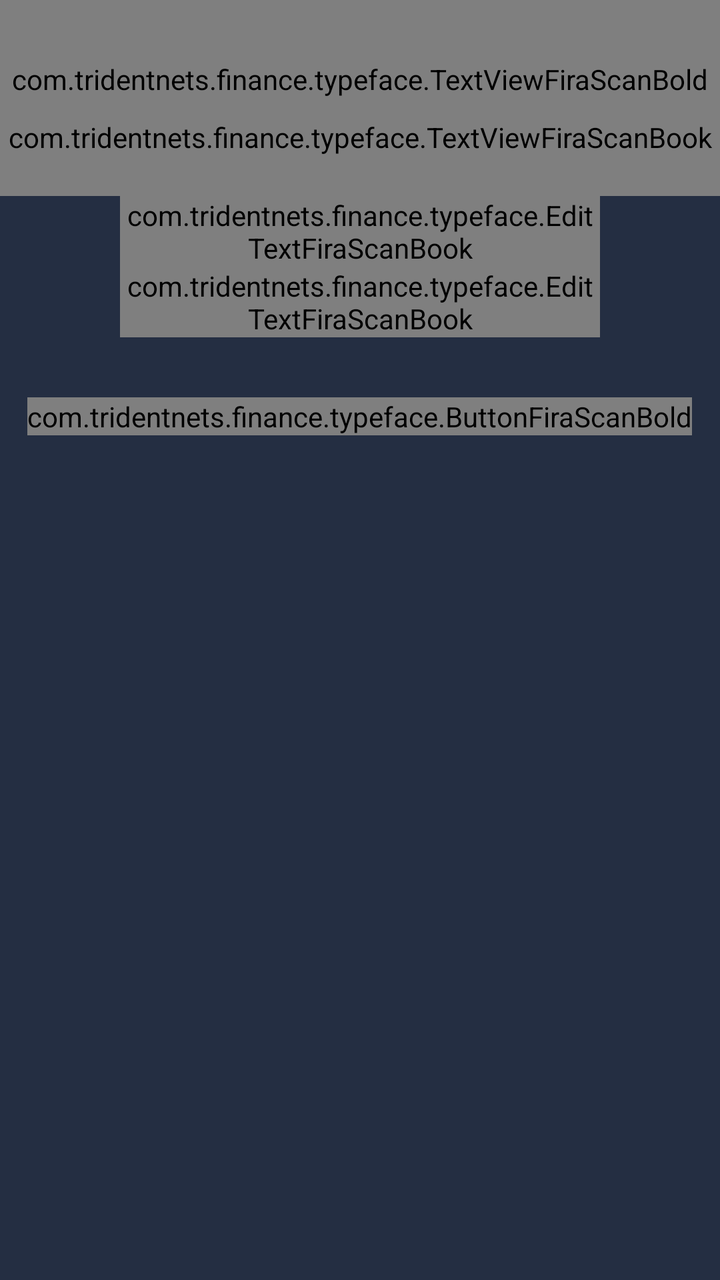
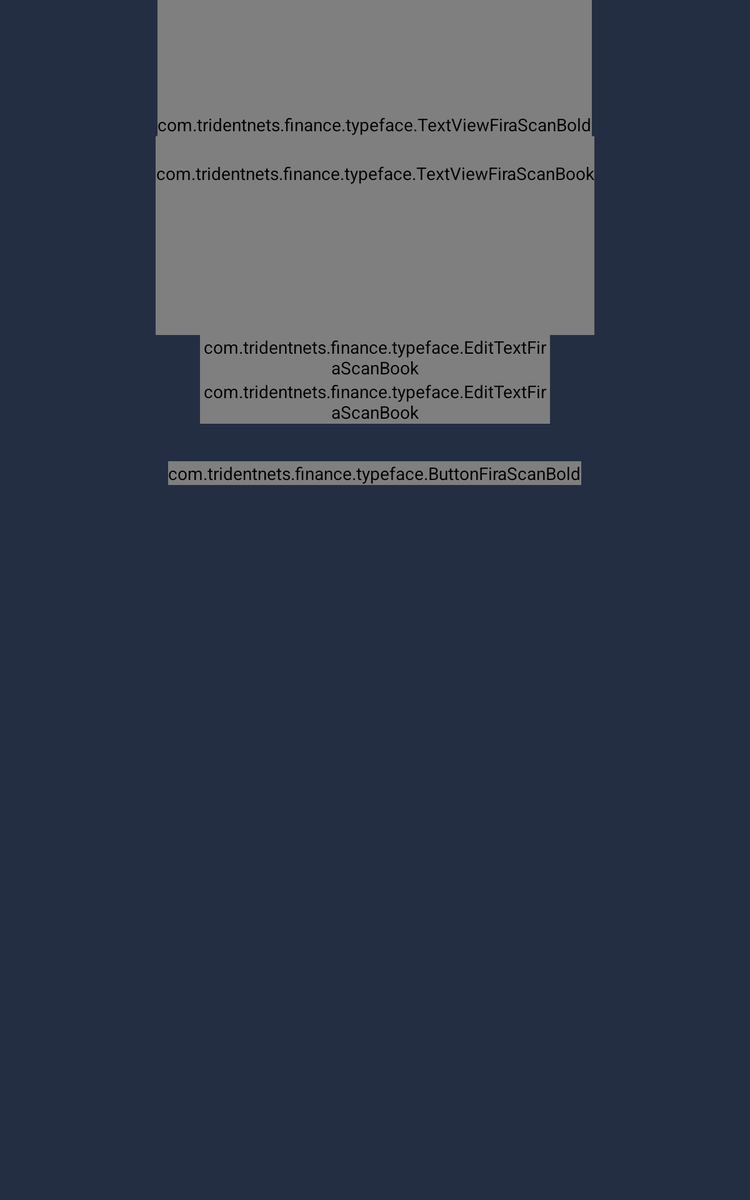

Two renders of one Android screen. The first uses the default layout on a phone; the second uses the alternative layout the repository ships for a different screen configuration, on a matching device. The two XML files are below.
<!-- AndroidManifest.xml: activity theme AppTheme.NoActionBar -->
<!-- res/layout/activity_org_create_next_step.xml -->
<?xml version="1.0" encoding="utf-8"?>
<LinearLayout xmlns:android="http://schemas.android.com/apk/res/android"
    xmlns:app="http://schemas.android.com/apk/res-auto"
    xmlns:tools="http://schemas.android.com/tools"
    android:layout_width="match_parent"
    android:layout_height="match_parent"
    android:background="@color/signUpBg"
    android:orientation="vertical"
    tools:context="com.tridentnets.finance.activity.OrgCreateNextStepActivity">

    <com.tridentnets.finance.typeface.TextViewFiraScanBold
        android:id="@+id/txt_org_crt_next_step_title"
        android:layout_width="match_parent"
        android:layout_height="wrap_content"

        android:gravity="center"
        android:paddingTop="@dimen/dp30"
        android:text="Few more information to set you up"
        android:textColor="@color/white"
        android:textSize="@dimen/sp16" />

    <com.tridentnets.finance.typeface.TextViewFiraScanBook
        android:id="@+id/txt_org_crt_lable"
        android:layout_width="match_parent"
        android:layout_height="wrap_content"
        android:paddingBottom="@dimen/dp20"
        android:paddingTop="@dimen/dp10"
        android:text="@string/create_your_organization_and_invite_your_team_here"
        android:textAlignment="center"
        android:textColor="@color/white" />

    <android.support.design.widget.TextInputLayout
        android:id="@+id/txt_org_nxt_step_org_name"
        android:layout_width="match_parent"
        android:layout_height="wrap_content"
        android:layout_marginLeft="@dimen/dp60"
        android:layout_marginRight="@dimen/dp60"
        android:hint="@string/organization_name"
        android:textColorHint="@color/silver"
        android:theme="@style/TextInputLayout."
        app:hintTextAppearance="@style/TextLabel">

        <com.tridentnets.finance.typeface.EditTextFiraScanBook
            android:id="@+id/edt_org_nxt_step_org_name"
            android:layout_width="match_parent"
            android:layout_height="wrap_content"
            android:inputType="textCapSentences"
            android:singleLine="true"
            android:textColor="@color/silver"
            android:textColorHighlight="@color/silver"
            android:textColorHint="@color/silver" />
    </android.support.design.widget.TextInputLayout>

    <android.support.design.widget.TextInputLayout
        android:id="@+id/txt_org_nxt_step_subdomain"
        android:layout_width="match_parent"
        android:layout_height="wrap_content"
        android:layout_below="@+id/txt_org_nxt_step_org_name"
        android:layout_marginLeft="@dimen/dp60"
        android:layout_marginRight="@dimen/dp60"
        android:hint="@string/subdomain"

        android:theme="@style/TextInputLayout."
        app:hintTextAppearance="@style/TextLabel">

        <com.tridentnets.finance.typeface.EditTextFiraScanBook
            android:id="@+id/edt_org_nxt_step_sub_domain_name"
            android:layout_width="match_parent"
            android:layout_height="wrap_content"
            android:inputType="textCapSentences"
            android:singleLine="true"
            android:textColor="@color/silver" />
    </android.support.design.widget.TextInputLayout>

    <com.tridentnets.finance.typeface.ButtonFiraScanBold
        android:id="@+id/btn_org_nxt_step"
        android:layout_width="wrap_content"
        android:layout_height="wrap_content"
        android:layout_gravity="center"
        android:layout_marginTop="@dimen/dp30"
        android:background="@drawable/round_green_btn"
        android:text="@string/next"
        android:textColor="@color/ufogreen" />

    <RelativeLayout
        android:id="@+id/rlay_org_creation"
        android:layout_width="wrap_content"
        android:layout_height="wrap_content"
        android:layout_below="@+id/txt_org_nxt_step_subdomain"
        android:visibility="gone">

        <android.support.design.widget.TextInputLayout
            android:id="@+id/txt_org_nxt_step_city"
            android:layout_width="120dp"
            android:layout_height="wrap_content"
            android:layout_marginLeft="@dimen/dp60"
            android:gravity="center_horizontal"
            android:hint="City (optional)"
            android:textAlignment="center"
            android:theme="@style/TextInputLayout."
            app:hintTextAppearance="@style/TextLabel">

            <com.tridentnets.finance.typeface.EditTextFiraScanBook
                android:id="@+id/edt_org_nxt_step_sub_city"
                android:layout_width="match_parent"
                android:layout_height="wrap_content"
                android:singleLine="true"
                android:textColor="@color/silver" />
        </android.support.design.widget.TextInputLayout>

        <android.support.design.widget.TextInputLayout
            android:id="@+id/txt_org_nxt_step_state"
            android:layout_width="120dp"
            android:layout_height="wrap_content"
            android:layout_alignParentRight="true"
            android:layout_marginRight="@dimen/dp60"
            android:layout_toRightOf="@+id/txt_org_nxt_step_city"
            android:gravity="center_horizontal"
            android:hint="State (optional)"

            android:textAlignment="center"
            android:theme="@style/TextInputLayout."
            app:hintTextAppearance="@style/TextLabel">

            <com.tridentnets.finance.typeface.EditTextFiraScanBook
                android:id="@+id/edt_org_nxt_step_sub_state"
                android:layout_width="match_parent"
                android:layout_height="wrap_content"
                android:singleLine="true"
                android:textColor="@color/silver" />
        </android.support.design.widget.TextInputLayout>

        <android.support.design.widget.TextInputLayout
            android:id="@+id/txt_org_nxt_step_contry"
            android:layout_width="match_parent"
            android:layout_height="wrap_content"
            android:layout_below="@+id/txt_org_nxt_step_city"
            android:layout_marginLeft="@dimen/dp60"
            android:layout_marginRight="@dimen/dp60"
            android:gravity="center_horizontal"
            android:hint="Country"
            android:textAlignment="center"
            android:theme="@style/TextInputLayout."
            app:hintTextAppearance="@style/TextLabel">

            <com.tridentnets.finance.typeface.EditTextFiraScanBook
                android:id="@+id/edt_org_nxt_step_sub_country"
                android:layout_width="match_parent"
                android:layout_height="wrap_content"
                android:digits="abcdefghijklmnopqrstuvwxyzABCDEFGHIJKLMNOPQRSTUVWXYZ"
                android:inputType="textCapSentences"
                android:singleLine="true"
                android:textColor="@color/silver" />
        </android.support.design.widget.TextInputLayout>

        <android.support.design.widget.TextInputLayout
            android:id="@+id/txt_org_nxt_step_ph_code"
            android:layout_width="50dp"
            android:layout_height="wrap_content"
            android:layout_below="@+id/txt_org_nxt_step_contry"
            android:layout_marginLeft="@dimen/dp60"
            android:gravity="center_horizontal"
            android:hint="+91"
            android:textAlignment="center"
            android:theme="@style/TextInputLayout."
            app:hintTextAppearance="@style/TextLabel">

            <com.tridentnets.finance.typeface.EditTextFiraScanBook
                android:id="@+id/edt_org_nxt_step_sub_phone_code"
                android:layout_width="match_parent"
                android:layout_height="wrap_content"
                android:singleLine="true"
                android:textColor="@color/silver" />
        </android.support.design.widget.TextInputLayout>

        <android.support.design.widget.TextInputLayout
            android:id="@+id/txt_org_nxt_step_phone_number"
            android:layout_width="120dp"
            android:layout_height="wrap_content"
            android:layout_alignParentRight="true"
            android:layout_below="@+id/txt_org_nxt_step_contry"
            android:layout_marginRight="@dimen/dp60"
            android:layout_toRightOf="@+id/txt_org_nxt_step_ph_code"
            android:gravity="center_horizontal"
            android:hint="phone Number"
            android:paddingBottom="@dimen/dp40"
            android:paddingLeft="10dp"
            android:textAlignment="center"
            android:theme="@style/TextInputLayout."
            app:hintTextAppearance="@style/TextLabel">

            <com.tridentnets.finance.typeface.EditTextFiraScanBook
                android:id="@+id/edt_org_nxt_step_phone_number"
                android:layout_width="match_parent"
                android:layout_height="wrap_content"
                android:inputType="number"
                android:singleLine="true"
                android:textColor="@color/silver" />
        </android.support.design.widget.TextInputLayout>
    </RelativeLayout>

    <com.tridentnets.finance.typeface.TextViewFiraScanBold
        android:id="@+id/txt_org_nxt_step_move_to_login"
        android:layout_width="wrap_content"
        android:layout_height="wrap_content"
        android:layout_gravity="center"
        android:padding="@dimen/dp10"
        android:text="Go to Login"
        android:textColor="@color/ufogreen"
        android:visibility="gone" />


</LinearLayout>
<!-- resources referenced by this layout -->
<resources>
  <color name="signUpBg">#242e42</color>
  <color name="silver">#c5c5c5</color>
  <color name="ufogreen">#4cd964</color>
  <color name="white">#ffffff</color>
      //signup
  <dimen name="dp10">10dp</dimen>
  <dimen name="dp20">20dp</dimen>
  <dimen name="dp30">30dp</dimen>
  <dimen name="dp40">40dp</dimen>
  <dimen name="dp60">60dp</dimen>
  <dimen name="sp16">16sp</dimen>
  <!-- drawable round_green_btn (drawable) -->
  <?xml version="1.0" encoding="utf-8"?>
  <shape xmlns:android="http://schemas.android.com/apk/res/android"
      android:shape="rectangle">
  
      <corners android:radius="8dp"/>
  
      <stroke
          android:width="1dip"
          android:color="@color/ufogreen" />
  
  
  </shape>
  <string name="create_your_organization_and_invite_your_team_here">Create your organization and invite your team here</string>
  <string name="next">Next</string>
  <string name="organization_name">Organization Name</string>
  <string name="subdomain">Subdomain</string>
  <style name="TextInputLayout." parent="TextAppearance.AppCompat">
          <item name="android:textColorHint">@color/silver</item>
          <item name="colorControlNormal">@color/silver</item>
          <item name="colorControlActivated">@color/ufogreen</item>
          <item name="colorControlHighlight">@color/ufogreen</item>
      </style>
  <style name="TextLabel" parent="TextAppearance.Design.Hint">
          <item name="android:textSize">16sp</item>
          <item name="android:textColorHint">@color/silver</item>
  
      </style>
  <style name="AppTheme.NoActionBar">
          <item name="colorPrimary">@color/colorPrimary</item>
          <item name="colorPrimaryDark">@color/colorPrimaryDark</item>
          <item name="colorAccent">@color/silver</item>
          <item name="windowActionBar">false</item>
          <item name="windowNoTitle">true</item>
      </style>
  <color name="colorPrimary">#3F51B5</color>
  <color name="colorPrimaryDark">#303F9F</color>
</resources>
<!-- res/layout-sw600dp/activity_org_create_next_step.xml (the repository's variant of the layout above) -->
<!-- drawn on a 7-inch tablet held upright -->
<?xml version="1.0" encoding="utf-8"?>
<LinearLayout xmlns:android="http://schemas.android.com/apk/res/android"
    xmlns:app="http://schemas.android.com/apk/res-auto"
    xmlns:tools="http://schemas.android.com/tools"
    android:layout_width="match_parent"
    android:layout_height="match_parent"
    android:background="@color/signUpBg"
    android:orientation="vertical"
    tools:context="com.tridentnets.finance.activity.OrgCreateNextStepActivity">

    <com.tridentnets.finance.typeface.TextViewFiraScanBold
        android:id="@+id/txt_org_crt_next_step_title"
        android:layout_width="wrap_content"
        android:layout_height="wrap_content"
        android:layout_centerHorizontal="true"
        android:layout_gravity="center"
        android:gravity="center"
        android:paddingTop="@dimen/dp90"
        android:text="Few more information to set you up"
        android:textColor="@color/white"
        android:textSize="@dimen/sp16" />

    <com.tridentnets.finance.typeface.TextViewFiraScanBook
        android:id="@+id/txt_org_crt_lable"
        android:layout_width="wrap_content"
        android:layout_height="wrap_content"
        android:layout_below="@+id/txt_org_crt_next_step_title"
        android:layout_centerHorizontal="true"
        android:layout_gravity="center"
        android:paddingBottom="@dimen/dp120"
        android:paddingTop="@dimen/dp20"
        android:text="@string/create_your_organization_and_invite_your_team_here"
        android:textColor="@color/white" />

    <android.support.design.widget.TextInputLayout
        android:id="@+id/txt_org_nxt_step_org_name"
        android:layout_width="match_parent"
        android:layout_height="wrap_content"
        android:layout_below="@+id/txt_org_crt_lable"
        android:layout_marginLeft="@dimen/orgCtrNxtStp"
        android:layout_marginRight="@dimen/orgCtrNxtStp"
        android:hint="@string/organization_name"
        android:theme="@style/TextInputLayout."
        app:hintTextAppearance="@style/TextLabel">

        <com.tridentnets.finance.typeface.EditTextFiraScanBook

            android:id="@+id/edt_org_nxt_step_org_name"
            android:layout_width="match_parent"
            android:layout_height="wrap_content"
            android:digits="abcdefghijklmnopqrstuvwxyzABCDEFGHIJKLMNOPQRSTUVWXYZ"
            android:inputType="textCapSentences"
            android:singleLine="true"
            android:textColor="@color/silver" />
    </android.support.design.widget.TextInputLayout>

    <android.support.design.widget.TextInputLayout
        android:id="@+id/txt_org_nxt_step_subdomain"
        android:layout_width="match_parent"
        android:layout_height="wrap_content"
        android:layout_below="@+id/txt_org_nxt_step_org_name"
        android:layout_marginLeft="@dimen/orgCtrNxtStp"
        android:layout_marginRight="@dimen/orgCtrNxtStp"
        android:hint="@string/subdomain"
        android:theme="@style/TextInputLayout."
        app:hintTextAppearance="@style/TextLabel">

        <com.tridentnets.finance.typeface.EditTextFiraScanBook
            android:id="@+id/edt_org_nxt_step_sub_domain_name"
            android:layout_width="match_parent"
            android:layout_height="wrap_content"
            android:digits="abcdefghijklmnopqrstuvwxyzABCDEFGHIJKLMNOPQRSTUVWXYZ"
            android:inputType="textCapSentences"
            android:singleLine="true"
            android:textColor="@color/silver" />
    </android.support.design.widget.TextInputLayout>
    <com.tridentnets.finance.typeface.ButtonFiraScanBold
        android:layout_marginTop="@dimen/dp30"
        android:id="@+id/btn_org_nxt_step"
        android:layout_width="wrap_content"
        android:layout_height="wrap_content"

        android:layout_gravity="center"
        android:background="@drawable/round_green_btn"
        android:text="@string/next"
        android:textColor="@color/ufogreen" />

    <RelativeLayout
        android:id="@+id/rlay_org_creation"
        android:visibility="gone"
        android:layout_width="match_parent"
        android:layout_height="wrap_content">

        <android.support.design.widget.TextInputLayout
            android:id="@+id/txt_org_nxt_step_city"
            android:layout_width="120dp"
            android:layout_height="wrap_content"

            android:layout_marginLeft="@dimen/orgCtrNxtStp"
            android:gravity="center_horizontal"
            android:hint="City (optional)"
            android:textAlignment="center"
            android:theme="@style/TextInputLayout."
            app:hintTextAppearance="@style/TextLabel">


            <com.tridentnets.finance.typeface.EditTextFiraScanBook
                android:id="@+id/edt_org_nxt_step_sub_city"
                android:layout_width="match_parent"
                android:layout_height="wrap_content"
                android:singleLine="true"
                android:textColor="@color/silver" />
        </android.support.design.widget.TextInputLayout>

        <android.support.design.widget.TextInputLayout

            android:id="@+id/txt_org_nxt_step_state"
            android:layout_width="120dp"
            android:layout_height="wrap_content"
            android:layout_alignParentRight="true"
            android:layout_marginRight="@dimen/orgCtrNxtStp"
            android:layout_toRightOf="@+id/txt_org_nxt_step_city"
            android:gravity="center_horizontal"
            android:hint="State (optional)"
            android:paddingLeft="20dp"
            android:textAlignment="center"
            android:theme="@style/TextInputLayout."
            app:hintTextAppearance="@style/TextLabel">

            <com.tridentnets.finance.typeface.EditTextFiraScanBook
                android:id="@+id/edt_org_nxt_step_sub_state"
                android:layout_width="match_parent"
                android:layout_height="wrap_content"
                android:singleLine="true"
                android:textColor="@color/silver" />
        </android.support.design.widget.TextInputLayout>

        <android.support.design.widget.TextInputLayout
            android:id="@+id/txt_org_nxt_step_contry"
            android:layout_width="match_parent"
            android:layout_height="wrap_content"
            android:layout_below="@+id/txt_org_nxt_step_city"
            android:layout_marginLeft="@dimen/orgCtrNxtStp"
            android:layout_marginRight="@dimen/orgCtrNxtStp"
            android:gravity="center_horizontal"
            android:hint="Country"
            android:textAlignment="center"
            android:theme="@style/TextInputLayout."
            app:hintTextAppearance="@style/TextLabel">

            <com.tridentnets.finance.typeface.EditTextFiraScanBook
                android:id="@+id/edt_org_nxt_step_sub_country"
                android:layout_width="match_parent"
                android:layout_height="wrap_content"
                android:digits="abcdefghijklmnopqrstuvwxyzABCDEFGHIJKLMNOPQRSTUVWXYZ"
                android:inputType="textCapSentences
"
                android:singleLine="true"
                android:textColor="@color/silver" />
        </android.support.design.widget.TextInputLayout>

        <android.support.design.widget.TextInputLayout
            android:id="@+id/txt_org_nxt_step_ph_code"
            android:layout_width="50dp"
            android:layout_height="wrap_content"
            android:layout_below="@+id/txt_org_nxt_step_contry"
            android:layout_marginLeft="@dimen/orgCtrNxtStp"
            android:gravity="center_horizontal"
            android:hint="+91"
            android:textAlignment="center"
            android:theme="@style/TextInputLayout."
            app:hintTextAppearance="@style/TextLabel">

            <com.tridentnets.finance.typeface.EditTextFiraScanBook
                android:id="@+id/edt_org_nxt_step_sub_phone_code"
                android:layout_width="match_parent"
                android:layout_height="wrap_content"
                android:singleLine="true"
                android:textColor="@color/silver" />
        </android.support.design.widget.TextInputLayout>

        <android.support.design.widget.TextInputLayout

            android:id="@+id/txt_org_nxt_step_phone_number"
            android:layout_width="120dp"
            android:layout_height="wrap_content"
            android:layout_alignParentRight="true"
            android:layout_below="@+id/txt_org_nxt_step_contry"
            android:layout_marginRight="@dimen/orgCtrNxtStp"
            android:layout_toRightOf="@+id/txt_org_nxt_step_ph_code"
            android:gravity="center_horizontal"
            android:hint="phone Number"
            android:paddingBottom="@dimen/dp90"
            android:paddingLeft="10dp"
            android:textAlignment="center"
            android:theme="@style/TextInputLayout."
            app:hintTextAppearance="@style/TextLabel">

            <com.tridentnets.finance.typeface.EditTextFiraScanBook
                android:id="@+id/edt_org_nxt_step_phone_number"
                android:layout_width="match_parent"
                android:layout_height="wrap_content"
                android:inputType="phone"
                android:singleLine="true"
                android:textColor="@color/silver" />
        </android.support.design.widget.TextInputLayout>
    </RelativeLayout>
    <com.tridentnets.finance.typeface.TextViewFiraScanBold
        android:visibility="gone"
        android:id="@+id/txt_org_nxt_step_move_to_login"
        android:layout_width="wrap_content"
        android:layout_height="wrap_content"
        android:padding="@dimen/dp10"
        android:layout_gravity="center"
        android:text="Go to Login"
        android:textColor="@color/ufogreen" />

</LinearLayout>
<!-- resources referenced by the variant -->
<!-- as a 7-inch tablet held upright resolves them -->
<resources>
  <color name="signUpBg">#242e42</color>
  <color name="silver">#c5c5c5</color>
  <color name="ufogreen">#4cd964</color>
  <color name="white">#ffffff</color>
      //signup
  <dimen name="dp10">10dp</dimen>
  <dimen name="dp120">120dp</dimen>
  <dimen name="dp20">20dp</dimen>
  <dimen name="dp30">30dp</dimen>
  <dimen name="dp90">90dp</dimen>
  <dimen name="orgCtrNxtStp">160dp</dimen>
  
      //10inch tab size
  <dimen name="sp16">16sp</dimen>
  <!-- drawable round_green_btn (drawable) -->
  <?xml version="1.0" encoding="utf-8"?>
  <shape xmlns:android="http://schemas.android.com/apk/res/android"
      android:shape="rectangle">
  
      <corners android:radius="8dp"/>
  
      <stroke
          android:width="1dip"
          android:color="@color/ufogreen" />
  
  
  </shape>
  <string name="create_your_organization_and_invite_your_team_here">Create your organization and invite your team here</string>
  <string name="next">Next</string>
  <string name="organization_name">Organization Name</string>
  <string name="subdomain">Subdomain</string>
  <style name="TextInputLayout." parent="TextAppearance.AppCompat">
          <item name="android:textColorHint">@color/silver</item>
          <item name="colorControlNormal">@color/silver</item>
          <item name="colorControlActivated">@color/ufogreen</item>
          <item name="colorControlHighlight">@color/ufogreen</item>
      </style>
  <style name="TextLabel" parent="TextAppearance.Design.Hint">
          <item name="android:textSize">16sp</item>
          <item name="android:textColorHint">@color/silver</item>
  
      </style>
  <style name="AppTheme.NoActionBar">
          <item name="colorPrimary">@color/colorPrimary</item>
          <item name="colorPrimaryDark">@color/colorPrimaryDark</item>
          <item name="colorAccent">@color/silver</item>
          <item name="windowActionBar">false</item>
          <item name="windowNoTitle">true</item>
      </style>
  <color name="colorPrimary">#3F51B5</color>
  <color name="colorPrimaryDark">#303F9F</color>
</resources>
